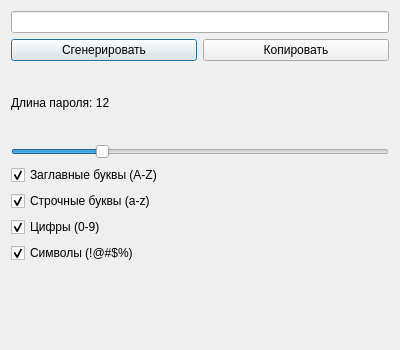
<?xml version="1.0" encoding="UTF-8"?>
<ui version="4.0">
 <class>GeneratorDialog</class>
 <widget class="QDialog" name="GeneratorDialog">
  <property name="geometry">
   <rect>
    <x>0</x>
    <y>0</y>
    <width>400</width>
    <height>350</height>
   </rect>
  </property>
  <property name="windowTitle">
   <string>Генератор паролей</string>
  </property>
  <layout class="QVBoxLayout" name="verticalLayout">
   <item>
    <widget class="QLineEdit" name="password_output">
     <property name="readOnly">
      <bool>true</bool>
     </property>
     <property name="alignment">
      <set>Qt::AlignCenter</set>
     </property>
    </widget>
   </item>
   <item>
    <layout class="QHBoxLayout" name="horizontalLayout">
     <item>
      <widget class="QPushButton" name="generate_btn">
       <property name="text">
        <string>Сгенерировать</string>
       </property>
      </widget>
     </item>
     <item>
      <widget class="QPushButton" name="copy_btn">
       <property name="text">
        <string>Копировать</string>
       </property>
      </widget>
     </item>
    </layout>
   </item>
   <item>
    <widget class="QLabel" name="length_label">
     <property name="text">
      <string>Длина пароля: 12</string>
     </property>
    </widget>
   </item>
   <item>
    <widget class="QSlider" name="length_slider">
     <property name="minimum">
      <number>6</number>
     </property>
     <property name="maximum">
      <number>32</number>
     </property>
     <property name="value">
      <number>12</number>
     </property>
     <property name="orientation">
      <enum>Qt::Horizontal</enum>
     </property>
    </widget>
   </item>
   <item>
    <widget class="QCheckBox" name="uppercase_check">
     <property name="text">
      <string>Заглавные буквы (A-Z)</string>
     </property>
     <property name="checked">
      <bool>true</bool>
     </property>
    </widget>
   </item>
   <item>
    <widget class="QCheckBox" name="lowercase_check">
     <property name="text">
      <string>Строчные буквы (a-z)</string>
     </property>
     <property name="checked">
      <bool>true</bool>
     </property>
    </widget>
   </item>
   <item>
    <widget class="QCheckBox" name="digits_check">
     <property name="text">
      <string>Цифры (0-9)</string>
     </property>
     <property name="checked">
      <bool>true</bool>
     </property>
    </widget>
   </item>
   <item>
    <widget class="QCheckBox" name="symbols_check">
     <property name="text">
      <string>Символы (!@#$%)</string>
     </property>
     <property name="checked">
      <bool>true</bool>
     </property>
    </widget>
   </item>
   <item>
    <widget class="QLabel" name="strength_label">
     <property name="text">
      <string/>
     </property>
     <property name="alignment">
      <set>Qt::AlignCenter</set>
     </property>
    </widget>
   </item>
  </layout>
 </widget>
 <resources/>
 <connections/>
</ui>
